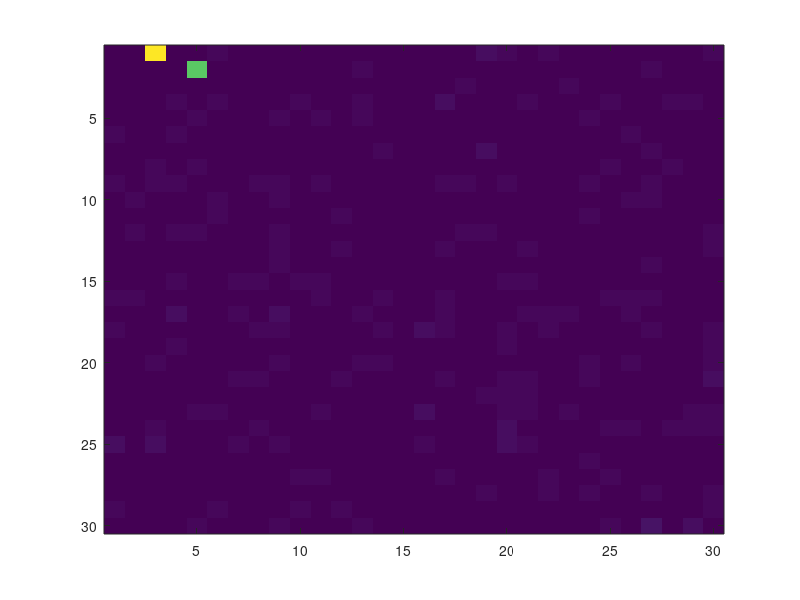

Reproduce this figure in MATLAB.
%% Cell 1 This is code that will go in the outer loop. I don't have the outer loop.

% Set up data on which to do the testing.
NT = 201; % 201 time steps
NCELL = 30; % 30 time series (i.e. bioluminescence data for 30 cells)
Ii = 1; % cell of interest (% in line b of the algorithm, it loops over all values of i. I am just doing this for one).
Jjtarget = 3; % cell to see if it affects cell Ii. (This is constructed so that we can detect a dependence)
time = linspace(0, 200, NT); % set up time
data = zeros(NT,NCELL); % initialize the data matrix
FList = zeros(NCELL, NCELL);

for i = 1 : NCELL,
    % Each time series is a sine curve with a slightly different period
    % near 24 h.
    data(:,i) = sin( time ./ (24+i*0.1)*(2*pi) )';
end;
% Each time series has noise in the signal
data = data + randn( size(data) );
% Cell 1's timeseries is really just a shifted version of the timeseries
% from Cell 3. So we expect Cell 3 to look connected to Cell 1.
data(3:end,Ii) = data(1:end-2,Jjtarget);
data(3:end,Ii) = data(3:end,Ii) + randn(size(data(3:end,Ii)))*0.5;

data(3:end,2) = data(1:end-2,5);
data(3:end,2) = data(3:end,2) + randn(size(data(3:end,2)))*0.5;

% We will look back up to 4 time steps
P = 4;

% Solve the full model for cell i. (eq 11 in paper)
for Ii = 1 : NCELL,
    
    % Begin code for row c of the algorithm
    Y = data(P+1:end,Ii)';
    Z = ones(1,NT-P);
    for i = 1 : P,
        Z = [Z; data(P-i+1:end-i,:)'];
    end;
    % Solve Z'*BT = Y' for BT.
    BT = Z'\Y'; % This does the least squares solving (BT means B transpose). B contains the alphas.
    % End code for row c of the algorithm
    % Begin code for row d of the algorithm
    resid1 = Z'*BT-Y';
    sigma_squared1 = resid1'*resid1/(size(Z',1)-(size(Z',2)-1)-1);
    % End code for row d of the algorithm

    % Row e is the loop control line. Here it is.
    for Jj = 1 : NCELL,
        % Begin row f of the algorithm
        % Solve the partial model to test i's dependence on j. (eq 12 in paper)
        % So we compute it without the j'th cell considered in Z.
        Y = data(P+1:end,Ii)';
        Z = ones(1,NT-P);
        cell_idxs = setdiff(1:NCELL,Jj);
        for i = 1 : P,
            Z = [Z; data(P-i+1:end-i,cell_idxs)'];
        end;
        BT = Z'\Y';
        % End row f of the algorithm
        % Begin row g of the algorithm
        resid0 = Z'*BT-Y';
        sigma_squared0 = resid0'*resid0/(size(Z',1)-(size(Z',2)-1)-1);
        % End row g of the algorithm

        % In row h of the algorithm, it mentions the F-statistic. This is where
        % things get a little confusing. The definition they describe of the
        % F-statistic is basically sigma_squared0/sigma_squared1, but I don't
        % see that definition in any stats book.
        % We could do this: F = sigma_squared0/sigma_squared1.
        % If F is big (you need to decide what "big" is -- maybe bigger than 2?), 
        % then we say there is a connection from cell Ii to cell Jj.
        % Right now, I am just printing out both sigma_squared values.
        % The threshold should be larger than 1. Maybe 1.5?
        F = sigma_squared0/sigma_squared1;
%         disp( ['sigma squared for full is ',num2str(sigma_squared1),' and partial when JJ=',num2str(Jj),' is ',num2str(sigma_squared0), ', F= ',num2str(F)]);
        FList(Ii, Jj) = F;
    end;
end;
% disp(FList);
% hist(FList);
figure;
imagesc(FList);
